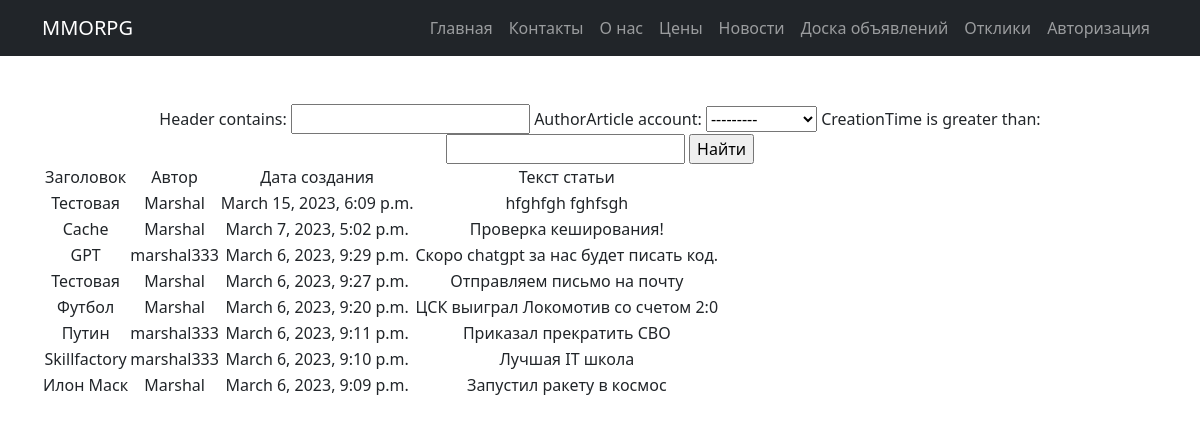
/news/search, run on the app's committed database.
### news/models.py (models this page shows, shortened)
class Post(models.Model):
    authorArticle = models.ForeignKey(Author, on_delete=models.CASCADE)
    article = 'AR'
    news = 'NW'
    TEXT = [
        (article, 'Статья'),
        (news, 'Новость')
    ]
    textContent = models.CharField(max_length=2,
                                   choices=TEXT,
                                   default=news)
    creationTime = models.DateTimeField(auto_now_add=True)
    textCategory = models.ManyToManyField(Category, through='PostCategory')
    header = models.CharField(max_length=255)
    postText = models.TextField()
    rating = models.IntegerField(default=1)

class Author(models.Model):
    account = models.OneToOneField(User, on_delete=models.CASCADE)
    ratingAuthor = models.IntegerField(default=0)

### news/views.py (the view)
# urls.py: path('search', NewsSearch.as_view()),
class NewsSearch(ListView):
	model = Post
	template_name = 'search.html'  # указываем имя шаблона, в котором будет лежать HTML, в нём будут все инструкции о том, как именно пользователю должны вывестись наши объекты
	context_object_name = 'newsSearch'
	queryset = Post.objects.order_by('-creationTime')
	paginate_by = 1
	def get_context_data(self, **kwargs):
		context = super().get_context_data(**kwargs)
		context['filter'] = NewsFilter(self.request.GET,
		queryset=self.get_queryset())  # вписываем наш фильтр в контекст
		return context

### templates/search.html (shortened to what this page needs)
{% extends 'flatpages/default.html' %}
{% load custom_filters %}
{% block content %}
<form method="GET">
    {{ filter.form }}
    <input type="submit" value="Найти">
</form>
        <table>
            <tr>
                <td>
                    Заголовок
                </td>
				<td>
                    Автор
                </td>
                <td>
                    Дата создания
                </td>
                <td>
                    Текст статьи
                </td>
            </tr>
        {% for article in filter.qs %}
            <tr>
                <td>
                    {{ article.header}}
                </td>
				<td>
                    {{ article.authorArticle.account}}
                </td>
                <td>
					{{ article.creationTime}}
                </td>
                <td>
                    {{ article.postText}}
                </td>
            </tr>
        {% endfor %}
        </table>
{% endblock content %}

### data on the page
Post: header "Тестовая", authorArticle.account "Marshal", creationTime "March 15, 2023, 6:09 p.m.", postText "hfghfgh fghfsgh"
Post: header "Cache", authorArticle.account "Marshal", creationTime "March 7, 2023, 5:02 p.m.", postText "Проверка кеширования!"
Post: header "GPT", authorArticle.account "marshal333", creationTime "March 6, 2023, 9:29 p.m.", postText "Скоро chatgpt за нас будет писать код."
Post: header "Тестовая", authorArticle.account "Marshal", creationTime "March 6, 2023, 9:27 p.m.", postText "Отправляем письмо на почту"
Post: header "Футбол", authorArticle.account "Marshal", creationTime "March 6, 2023, 9:20 p.m.", postText "ЦСК выиграл Локомотив со счетом 2:0"
Post: header "Путин", authorArticle.account "marshal333", creationTime "March 6, 2023, 9:11 p.m.", postText "Приказал прекратить СВО"
Post: header "Skillfactory", authorArticle.account "marshal333", creationTime "March 6, 2023, 9:10 p.m.", postText "Лучшая IT школа"
Post: header "Илон Маск", authorArticle.account "Marshal", creationTime "March 6, 2023, 9:09 p.m.", postText "Запустил ракету в космос"
